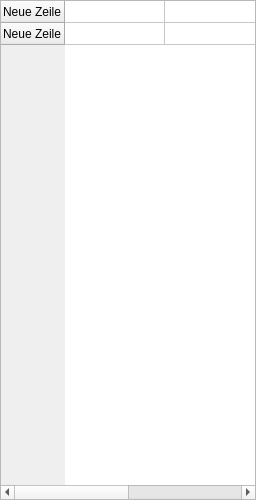
<?xml version="1.0" encoding="UTF-8"?>
<ui version="4.0">
 <class>AccountBalanceListWidget</class>
 <widget class="QWidget" name="AccountBalanceListWidget">
  <property name="geometry">
   <rect>
    <x>0</x>
    <y>0</y>
    <width>200</width>
    <height>500</height>
   </rect>
  </property>
  <property name="sizePolicy">
   <sizepolicy hsizetype="Minimum" vsizetype="Preferred">
    <horstretch>0</horstretch>
    <verstretch>0</verstretch>
   </sizepolicy>
  </property>
  <property name="windowTitle">
   <string>Form</string>
  </property>
  <layout class="QVBoxLayout" name="verticalLayout">
   <property name="leftMargin">
    <number>0</number>
   </property>
   <property name="topMargin">
    <number>0</number>
   </property>
   <property name="rightMargin">
    <number>0</number>
   </property>
   <property name="bottomMargin">
    <number>0</number>
   </property>
   <item>
    <widget class="QTableWidget" name="accountTableWidget">
     <property name="sizePolicy">
      <sizepolicy hsizetype="Minimum" vsizetype="Expanding">
       <horstretch>0</horstretch>
       <verstretch>0</verstretch>
      </sizepolicy>
     </property>
     <property name="editTriggers">
      <set>QAbstractItemView::EditTrigger::NoEditTriggers</set>
     </property>
     <attribute name="horizontalHeaderVisible">
      <bool>false</bool>
     </attribute>
     <attribute name="verticalHeaderVisible">
      <bool>true</bool>
     </attribute>
     <attribute name="verticalHeaderDefaultSectionSize">
      <number>22</number>
     </attribute>
     <row>
      <property name="text">
       <string>Neue Zeile</string>
      </property>
     </row>
     <row>
      <property name="text">
       <string>Neue Zeile</string>
      </property>
     </row>
     <column>
      <property name="text">
       <string>Neue Spalte</string>
      </property>
     </column>
     <column>
      <property name="text">
       <string>Neue Spalte</string>
      </property>
     </column>
    </widget>
   </item>
  </layout>
 </widget>
 <resources/>
 <connections/>
</ui>
